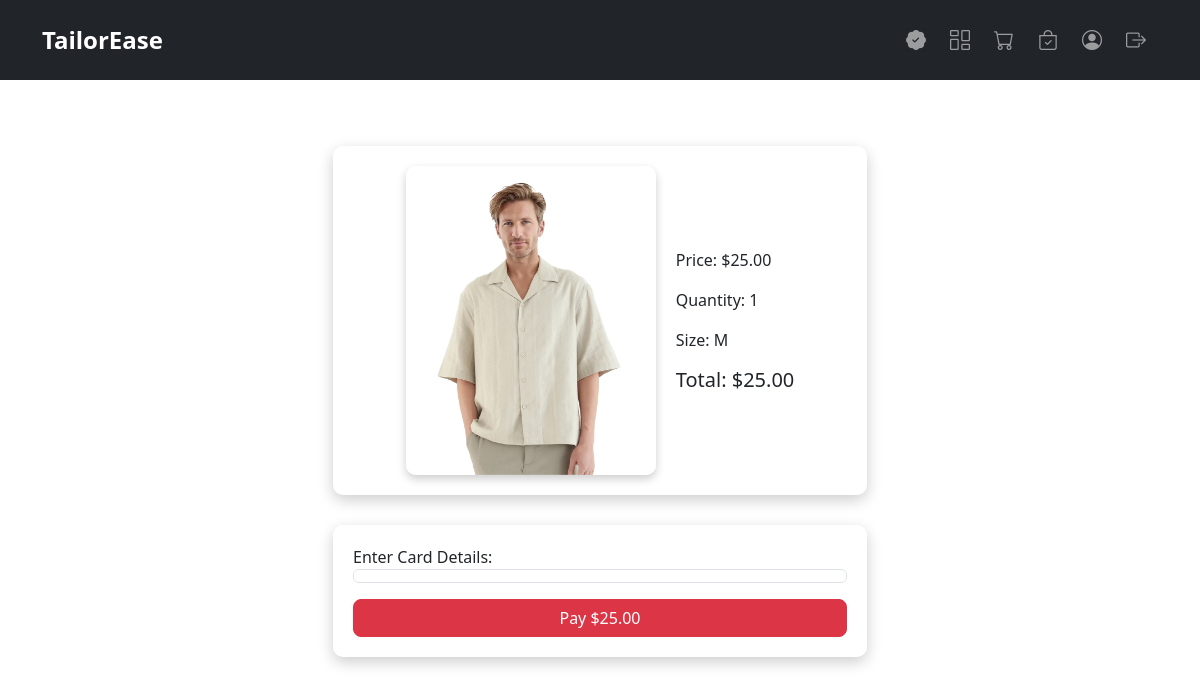
The app's page /auth/payment/6/ (signed in) with its own data.
### frontend/models.py (models this page shows, shortened)
class Product(models.Model):
    MODEL_CHOICES = [
        ('shirt', 'Shirt'),
        ('jeans', 'Jeans'),
        ('jacket', 'Jacket'),
        ('tshirt', 'T-Shirt'),
        ('trackpant', 'Track Pant'),
        ('suit', 'Suit'),
    ]
    SIZE_CHOICES = [
        ('S', 'Small'),
        ('M', 'Medium'),
        ('L', 'Large'),
        ('XL', 'Extra Large'),
        ('XXL', 'Extra Extra Large'),
    ]
    vendor = models.ForeignKey(User, on_delete=models.CASCADE, default='')
    model = models.CharField(max_length=50, choices=MODEL_CHOICES)
    fabric = models.ManyToManyField(Fabric, blank=True)
    size = models.CharField(max_length=50, null=True)
    price = models.DecimalField(max_digits=10, decimal_places=2)
    image = models.ImageField(upload_to='product_images/')
    created_at = models.DateTimeField(auto_now_add=True, null=True)

### frontend/views.py (the view)
# urls.py: path('auth/payment/<int:product_id>/', views.process_payment, name='process_payment'),
@login_required
def process_payment(request, product_id):
    product = get_object_or_404(Product, id=product_id)
    try:
        cart = Cart.objects.get(user=request.user)
    except Cart.DoesNotExist:
        messages.error(request, "Your cart is empty. Please add the product to your cart first.")
        return redirect("product_detail", product_id=product_id)  # Redirect to product page
    cart_item = CartItem.objects.filter(cart=cart, product=product).first()
    if not cart_item:
        messages.error(request, "This product is not in your cart. Add it first before purchasing.")
        return redirect("product_detail", product_id=product_id)  # Redirect to product page
    cart_price = product.price * cart_item.quantity
    return render(request, 'payment.html', {
        'item': product,
        'quantity': cart_item.quantity,
        'fabric': cart_item.fabric,
        'size': cart_item.size,
        'amount': cart_price
    })

### frontend/templates/payment.html (shortened to what this page needs)
{% extends 'base.html' %}
{% block content %}
<div class="container mt-2 w-50">
    <h3 class="text-center" style="color:white;">Checkout</h3>
    <div class="checkout-container">
        <div class="product-image">
            <img src="{{ item.image.url }}" class="product-img" alt="{{ item.name }}">
        </div>
        <div class="product-details">
            <p>Price: ${{ item.price }}</p>
            <p>Quantity: {{ quantity }}</p>
            <p>Size: {{ size }}</p>
            <h5>Total: <span id="totalAmount">${{ amount }}</span></h5>
        </div>
    </div>
    <div class="payment-container">
        <form id="payment-form">
            <div class="mb-3">
                <label for="card-element">Enter Card Details:</label>
                <div id="card-element" class="form-control"></div>
            </div>
            <button id="pay-button" class="btn btn-danger w-100">Pay ${{ amount }}</button>
        </form>
    </div>
</div>
{% endblock %}

### frontend/templates/payment.html (style rules this page uses)
body { background: url("https://wallpapercave.com/wp/wp12766701.jpg") no-repeat center center fixed; background-size: cover; }
.checkout-container { display: flex; align-items: center; justify-content: center; gap: 20px; margin-bottom: 30px; padding: 20px; background: rgba(255, 255, 255, 0.1); border-radius: 10px; box-shadow: 0px 5px 15px rgba(0, 0, 0, 0.2); }
.product-image img { width: 250px; height: auto; border-radius: 10px; object-fit: cover; box-shadow: 0px 4px 10px rgba(0, 0, 0, 0.2); }
.product-details { max-width: 300px; }
.payment-container { padding: 20px; background: rgba(255, 255, 255, 0.15); border-radius: 10px; box-shadow: 0px 5px 15px rgba(0, 0, 0, 0.2); }
.btn-danger { border-radius: 8px; transition: all 0.3s ease-in-out; }

### records on screen
Product: image (picture), price "25.00"

### other values on screen
{{ quantity }} "1"
{{ size }} "M"
{{ amount }} "25.00"
